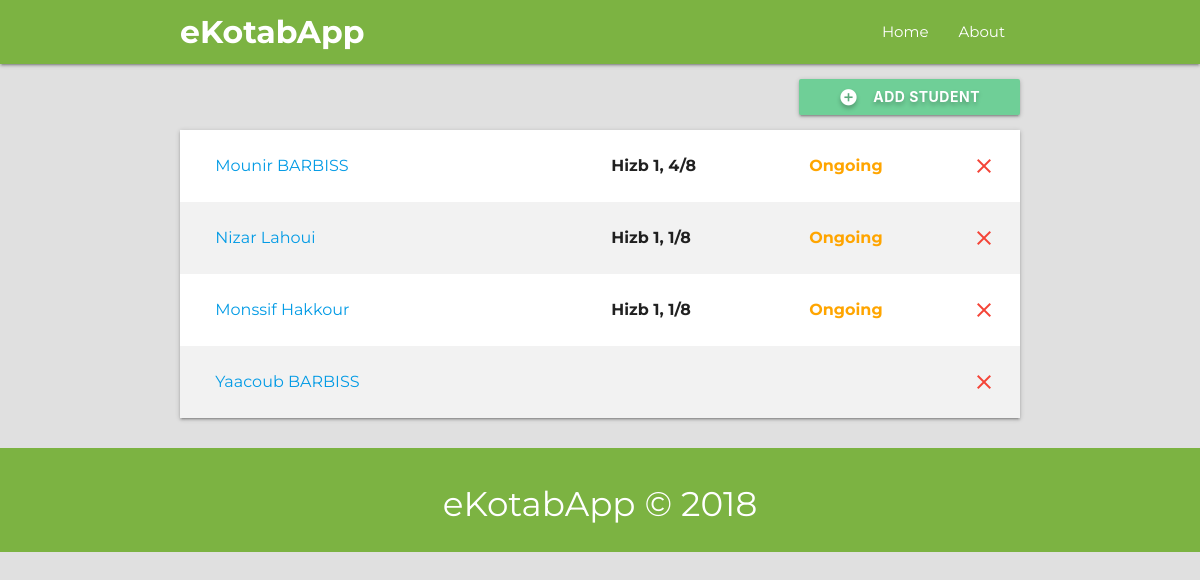
Before: / with the older database file.
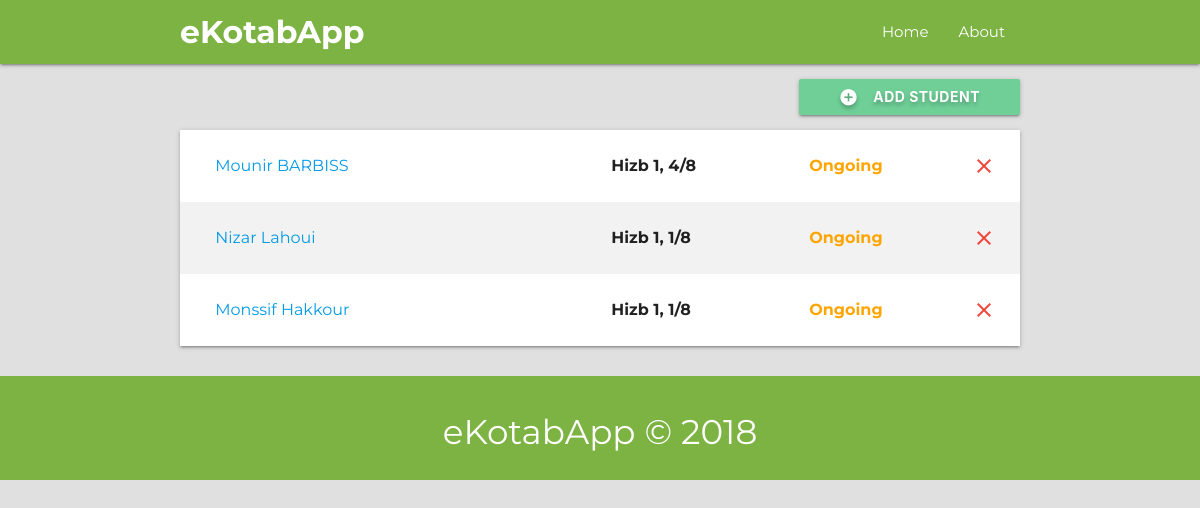
After: the same page with the newer database file.
### ekotab/models.py (models this page shows, shortened)
class Student(models.Model):
    first_name = models.CharField(max_length=50)
    last_name = models.CharField(max_length=50)
    slug = models.SlugField(max_length=100, unique=True, blank=True)
    email = models.EmailField()
    phone_number = models.CharField(max_length=12)
    def getCurrentStep(self):
        current_step = None
        query_result = self.steps.filter(is_current_step=True)
        if len(query_result) == 1:
            current_step = query_result[0]
        return current_step

class Step(models.Model):
    student = models.ForeignKey(Student, on_delete=models.CASCADE, related_name='steps')
    title = models.CharField(max_length=20)
    status = models.CharField(max_length=9, choices=Statuses.choices(), default=Statuses.ONGOING)
    date_added = models.DateField('date added', default=datetime.date.today)
    date_submitted = models.DateField('date submitted', blank=True, null=True)
    is_current_step = models.BooleanField(default=False)

### ekotab/views.py (the view)
# urls.py: path('', views.student_list, name='list'),
def student_list(request):
    student_list = Student.objects.all()
    return render(request, 'ekotab/student-list.html', {
        'student_list': student_list,
    })

### ekotab/templates/ekotab/student-list.html (shortened to what this page needs)
{% extends 'ekotab/base.html' %}
{% block content %}
<div class="container">
	{% if student_list %}
	<section class="section section-steps">
		<div class="row">
			<a href="/student/add">
				<button class="btn waves-effect right">
					<i class="material-icons white-text left">add_circle</i>
					Add Student
				</button>
			</a>
		</div>
		<ul class="z-depth-1">
			{% for student in student_list %}
			<li>
				<div class="card-panel z-depth-0 step">
					<div class="row">
						<div class="col l6">
							<a href="{% url 'ekotab:detail' student.slug %}">
								<span class="title">{{ student.first_name }} {{ student.last_name }}</span>
							</a>
						</div>
						<div class="col l3">
							<span class="title bold">{{ student.getCurrentStep.title }}</span>
						</div>
						<div class="col 1">
							<span class="step-status-{{ student.getCurrentStep.get_status_display|lower }}">
								{{ student.getCurrentStep.get_status_display }}
							</span>
						</div>
						<a href="student/{{ student.slug }}/delete">
							<i class="material-icons red-text right">close</i>
						</a>
					</div>
				</div>
			</li>
			{% endfor %}
		</ul>
	</section>
	{% endif %}
</div>
{% endblock %}

### ekotab/templates/ekotab/base.html (shortened to what this page needs)
{% load static %}
<!DOCTYPE html>
<html>
<head>
	<link type="text/css" rel="stylesheet" href="{% static 'css/materialize.min.css' %}" media="screen,projection" />
	<link type="text/css" rel="stylesheet" href="{% static 'css/styles.css' %}">
</head>
<body>
	<nav class="light-green darken-1" role="navigation">
		<div class="nav-wrapper container">
			<a href="/" id="logo-container" class="left brand-logo bold">eKotabApp</a>
			<ul class="right hide-on-med-and-down">
				<li><a href="/">Home</a></li>
				<li><a href="">About</a></li>
			</ul>
			<a href="" data-activates="nav-mobile" class="button-collapse">
				<i class="material-icons"></i>
			</a>
		</div>
	</nav>
	{% block content %}
	{% endblock %}
	<footer class="section light-green darken-1 white-text center">
		<h4>eKotabApp &copy; 2018</h4>
	</footer>
</body>
</html>

### ekotab/static/css/styles.css (style rules this page uses)
html { font-family: "Montserrat"; background-color: #E0E0E0; }
.bold { font-weight: bold; }
.row { margin: 0!important; }
.section-steps button { padding: 0px 40px; font-weight: bold; text-shadow: 0px 3px 4px rgba(0, 0, 0, .25); background-color: #6FCF97; }
.section-steps .step { font-size: 16px; border-radius: 0; margin: 0; }
.section-steps li:nth-child(even) .step { background-color: #f2f2f2; }
.section-steps li .step-status-ongoing { color: orange; font-weight: bold; }

Changed rows visible on the page:
removed Student: first_name "Yaacoub", last_name "BARBISS"
